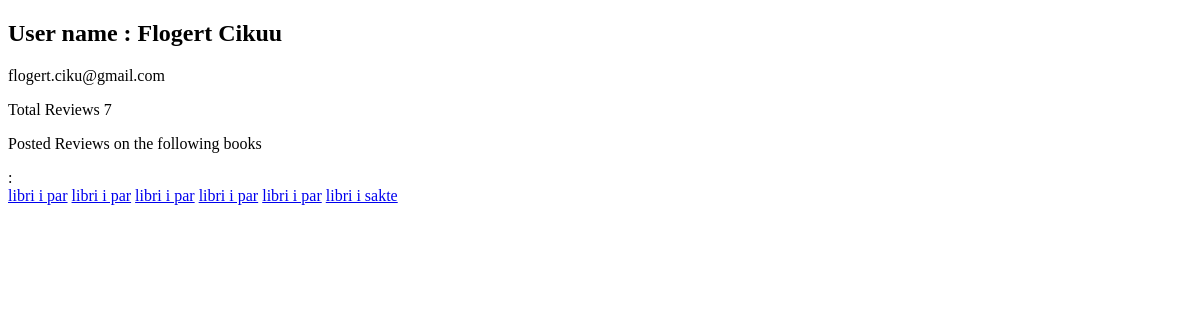
Page /user/1 on the committed database.
### myApp2/models.py (models this page shows)
class User(models.Model):
    first_name = models.CharField(max_length = 60)
    last_name = models.CharField(max_length = 60)
    email = models.CharField(max_length = 100)
    password = models.CharField(max_length = 150)
    created_at = models.DateTimeField(auto_now_add = True)
    updated_at = models.DateTimeField(auto_now = True)
    objects = CourseManager()

class Review(models.Model):
    user = models.ForeignKey(User, related_name = 'reviews', on_delete = models.CASCADE )
    rate = models.IntegerField()
    book = models.ForeignKey(Book, related_name = 'reviews', on_delete = models.CASCADE )
    text = models.TextField()
    created_at = models.DateTimeField(auto_now_add = True)
    updated_at = models.DateTimeField(auto_now = True)

class Book(models.Model):
    title = models.CharField(max_length = 60)
    user = models.ForeignKey(User, related_name = 'books', on_delete = models.CASCADE )
    desc = models.TextField()
    created_at = models.DateTimeField(auto_now_add = True)
    updated_at= models.DateTimeField(auto_now = True)

### myApp2/views.py (the view)
# urls.py: path('user/<str:id>', views.user),
def user(request,id):
    context = {
        "user": User.objects.get(id=id),
    }
    return render(request, "user.html", context)

### myApp2/templates/user.html (shortened to what this page needs)
<!DOCTYPE html>
<html lang="en">
<head>
    {% load static %}
<link rel="stylesheet" type="text/css" href="{% static 'css/index.css' %}">
</head>
<body>
    <h2>User name : {{user.first_name}} {{user.last_name}}</h2>
    <p>{{user.email}}</p>
    <p>Total Reviews {{user.reviews.all|length}}</p>
    <p>Posted Reviews on the following books</p>: <br>
    {% for book in user.books.all %}
    <a href="/books/{{book.id}}">{{book.title}}</a>
    {% endfor %}
</body>
</html>

### rows in the picture
User: first_name "Flogert", last_name "Cikuu", email "flogert.ciku@gmail.com", reviews.all|length "7"
Book: title "libri i par"
Book: title "libri i par"
Book: title "libri i par"
Book: title "libri i par"
Book: title "libri i par"
Book: title "libri i sakte"
